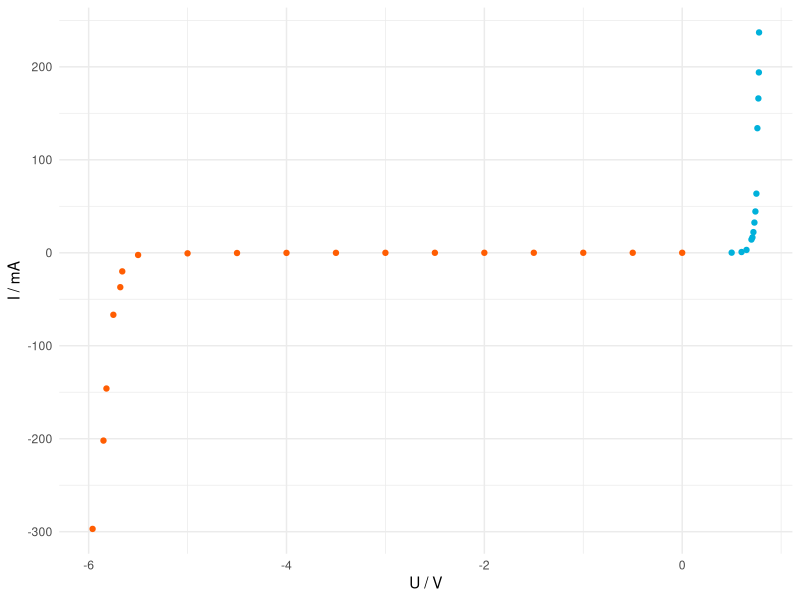

Source code (R):
library(ggplot2)

outputName = "2_3_kennlinie.pdf"
outputWidth = 10
outputHeight = outputWidth * 0.618

diodeDataFB <- read.csv("durchlassrichtung.csv")
diodeDataRB <- read.csv("sperrrichtung.csv")

xlabel <- "U / V"
ylabel <- "I / mA"

                                        #
hsBlue <- "#00b1db"
hsInvert <- "#ff5d02"

plot <- ggplot( data= diodeDataFB, aes(x = diodeDataFB$U, y = diodeDataFB$I)) +
    theme_minimal() +
    xlab(xlabel) + 
    ylab(ylabel) + 
    geom_point(color=hsBlue) +
    geom_point(color=hsInvert,data=diodeDataRB, aes(x = diodeDataRB$U, y = diodeDataRB$I))

pdf(outputName, width = outputWidth, height = outputHeight)
plot

